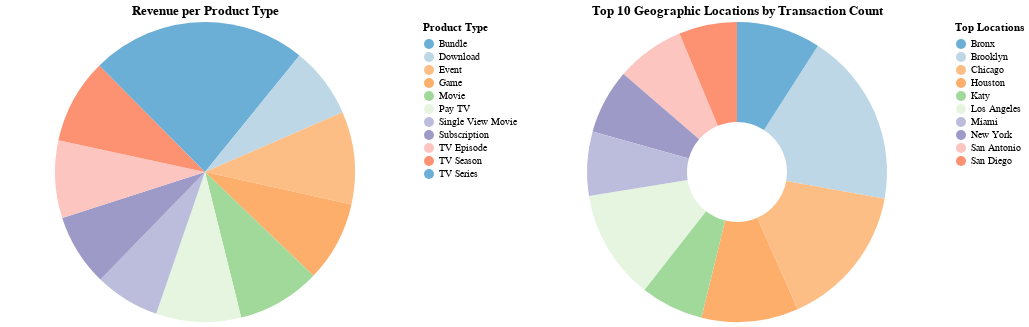

Notebook code for this chart:
### Code cell
display(md("### Visualization of Key Data"))

import altair as alt
import pandas as pd

# Load your data here
data = df

# For the pie chart, visualize the revenue per product type
pie_data = data.groupby('product_type')['amt_usd'].sum().reset_index()

# For the donut chart, visualize the top 10 geographic locations by transaction count
top_locations = data['location_name'].value_counts().head(10).reset_index()
top_locations.columns = ['location_name', 'transactions']

# Define a more subdued color scheme
subdued_colors = ['#6baed6', '#bdd7e7', '#fdbe85', '#fdae6b', '#a1d99b', '#e5f5e0', '#bcbddc', '#9e9ac8', '#fcc5c0', '#fc9272']

# Creating a pie chart with a legend to the right and the subdued color scheme, formatting numbers in USD
pie_chart = alt.Chart(pie_data).mark_arc().encode(
    theta=alt.Theta(field='amt_usd', type='quantitative'),
    color=alt.Color(field='product_type', type='nominal', legend=alt.Legend(title='Product Type', orient='right'), scale=alt.Scale(range=subdued_colors)),
    tooltip=[alt.Tooltip('product_type:N'), alt.Tooltip('amt_usd:Q', title='Revenue', format='$,.2f')]
).properties(title='Revenue per Product Type', width=400)

# Creating a donut chart for the top 10 locations with a legend to the right and the subdued color scheme
donut_chart = alt.Chart(top_locations).mark_arc(innerRadius=50).encode(
    theta=alt.Theta(field='transactions', type='quantitative'),
    color=alt.Color(field='location_name', type='nominal', legend=alt.Legend(title='Top Locations', orient='right'), scale=alt.Scale(range=subdued_colors)),
    tooltip=[alt.Tooltip('location_name:N'), alt.Tooltip('transactions:Q', title='Transactions', format=',')]
).properties(title='Top 10 Geographic Locations by Transaction Count', width=400)


# Combine the charts
combined_charts = alt.hconcat(
    pie_chart, donut_chart
).resolve_scale(
    color='independent'
).configure_view(
    stroke=None
)


# Save the combined chart to an HTML file
combined_charts.save('combined_charts.html')

# If you also want to save them separately:
pie_chart.save('pie_chart.html')
donut_chart.save('donut_chart.html')

# To display the charts in the notebook, if you're running Jupyter Notebook or JupyterLab
combined_charts

### Figure 1 — Vega-Lite specification as saved in the notebook (floating-point values rounded to 4 significant figures)
{"config": {"view": {"continuousWidth": 300, "continuousHeight": 300, "stroke": null}}, "hconcat": [{"data": {"name": "data-aa6cc76210f63f582dbe02f19063f512"}, "mark": {"type": "arc"}, "encoding": {"color": {"field": "product_type", "legend": {"orient": "right", "title": "Product Type"}, "scale": {"range": ["#6baed6", "#bdd7e7", "#fdbe85", "#fdae6b", "#a1d99b", "#e5f5e0", "#bcbddc", "#9e9ac8", "#fcc5c0", "#fc9272"]}, "type": "nominal"}, "theta": {"field": "amt_usd", "type": "quantitative"}, "tooltip": [{"field": "product_type", "type": "nominal"}, {"field": "amt_usd", "format": "$,.2f", "title": "Revenue", "type": "quantitative"}]}, "title": "Revenue per Product Type", "width": 400}, {"data": {"name": "data-042da173341f2f79ecf6abe08505ac70"}, "mark": {"type": "arc", "innerRadius": 50}, "encoding": {"color": {"field": "location_name", "legend": {"orient": "right", "title": "Top Locations"}, "scale": {"range": ["#6baed6", "#bdd7e7", "#fdbe85", "#fdae6b", "#a1d99b", "#e5f5e0", "#bcbddc", "#9e9ac8", "#fcc5c0", "#fc9272"]}, "type": "nominal"}, "theta": {"field": "transactions", "type": "quantitative"}, "tooltip": [{"field": "location_name", "type": "nominal"}, {"field": "transactions", "format": ",", "title": "Transactions", "type": "quantitative"}]}, "title": "Top 10 Geographic Locations by Transaction Count", "width": 400}], "resolve": {"scale": {"color": "independent"}}, "$schema": "https://vega.github.io/schema/vega-lite/v5.15.1.json", "datasets": {"data-aa6cc76210f63f582dbe02f19063f512": [{"product_type": "Bundle                                                                                              ", "amt_usd": 24490.0}, {"product_type": "Download                                                                                            ", "amt_usd": 17210.0}, {"product_type": "Event                                                                                               ", "amt_usd": 22580.0}, {"product_type": "Game                                                                                                ", "amt_usd": 19590.0}, {"product_type": "Movie                                                                                               ", "amt_usd": 20280.0}, {"product_type": "Pay TV                                                                                              ", "amt_usd": 20680.0}, {"product_type": "Single View Movie                                                                                   ", "amt_usd": 15800.0}, {"product_type": "Subscription                                                                                        ", "amt_usd": 17550.0}, {"product_type": "TV Episode                                                                                          ", "amt_usd": 18860.0}, {"product_type": "TV Season                                                                                           ", "amt_usd": 20710.0}, {"product_type": "TV Series                                                                                           ", "amt_usd": 28080.0}], "data-042da173341f2f79ecf6abe08505ac70": [{"location_name": "Brooklyn", "transactions": 261}, {"location_name": "Chicago", "transactions": 216}, {"location_name": "Los Angeles", "transactions": 165}, {"location_name": "Houston", "transactions": 145}, {"location_name": "Bronx", "transactions": 126}, {"location_name": "San Antonio", "transactions": 103}, {"location_name": "New York", "transactions": 97}, {"location_name": "Miami", "transactions": 96}, {"location_name": "Katy", "transactions": 94}, {"location_name": "San Diego", "transactions": 87}]}}
